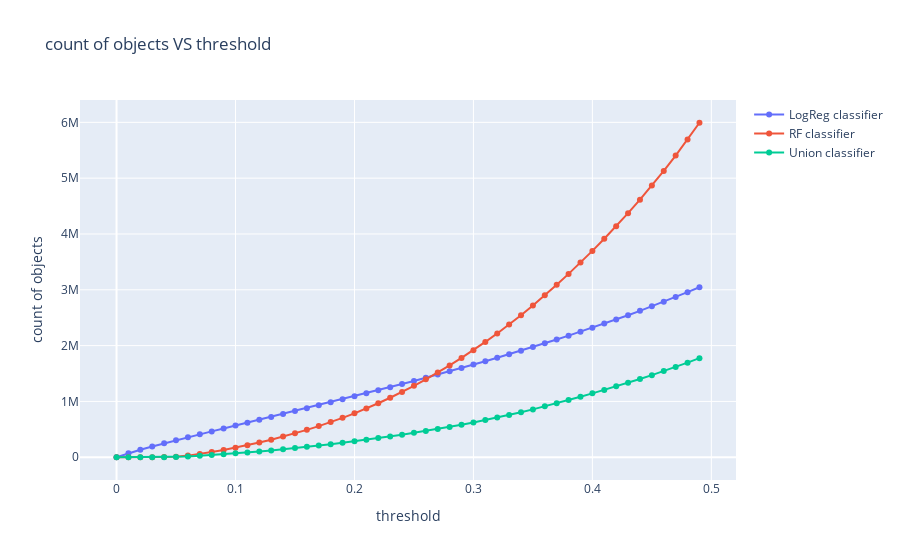

The cell this chart's notebook holds for it:
### Code cell
import plotly.graph_objects as go

x = []
y_logreg = []
y_rf = []
y_union = []

for step in np.arange(0.0, 0.5,0.01):
    x.append(step)
    y_logreg.append(data[data.LogReg_proba_class_1 >= (1-step)].shape[0])
    y_rf.append(data[data.RF_proba_class_1 >= (1-step)].shape[0])
    y_union.append(data[((data.LogReg_proba_class_1 >= (1-step)) & (data.RF_proba_class_1 >= (1-step)))].shape[0])

fig = go.Figure()
fig.add_trace(
    go.Scatter(
        x=x,
        y=y_logreg,
        mode='lines+markers',
        name='LogReg classifier'
    )
)
fig.add_trace(
    go.Scatter(
        x=x,
        y=y_rf,
        mode='lines+markers',
        name='RF classifier'
    )
)
fig.add_trace(
    go.Scatter(
        x=x,
        y=y_union,
        mode='lines+markers',
        name='Union classifier'
    )
)

fig.update_layout(
    title='count of objects VS threshold',
    xaxis_title='threshold',
    yaxis_title='count of objects')
fig.show()
